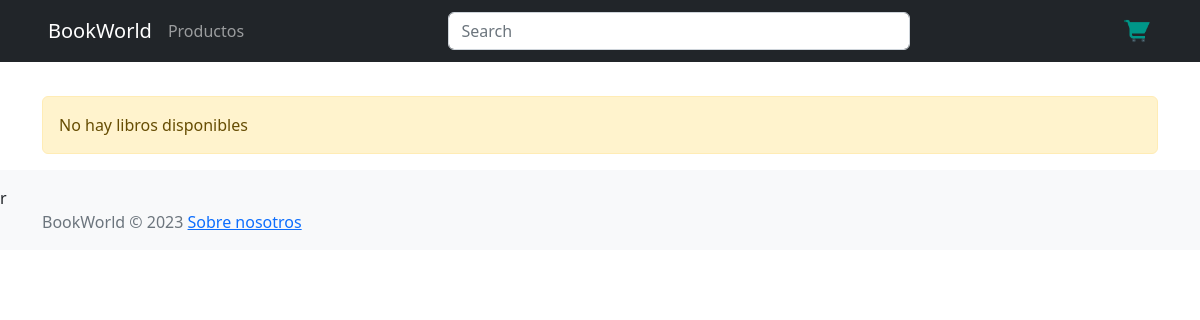
Before: /products/ with the older database file.
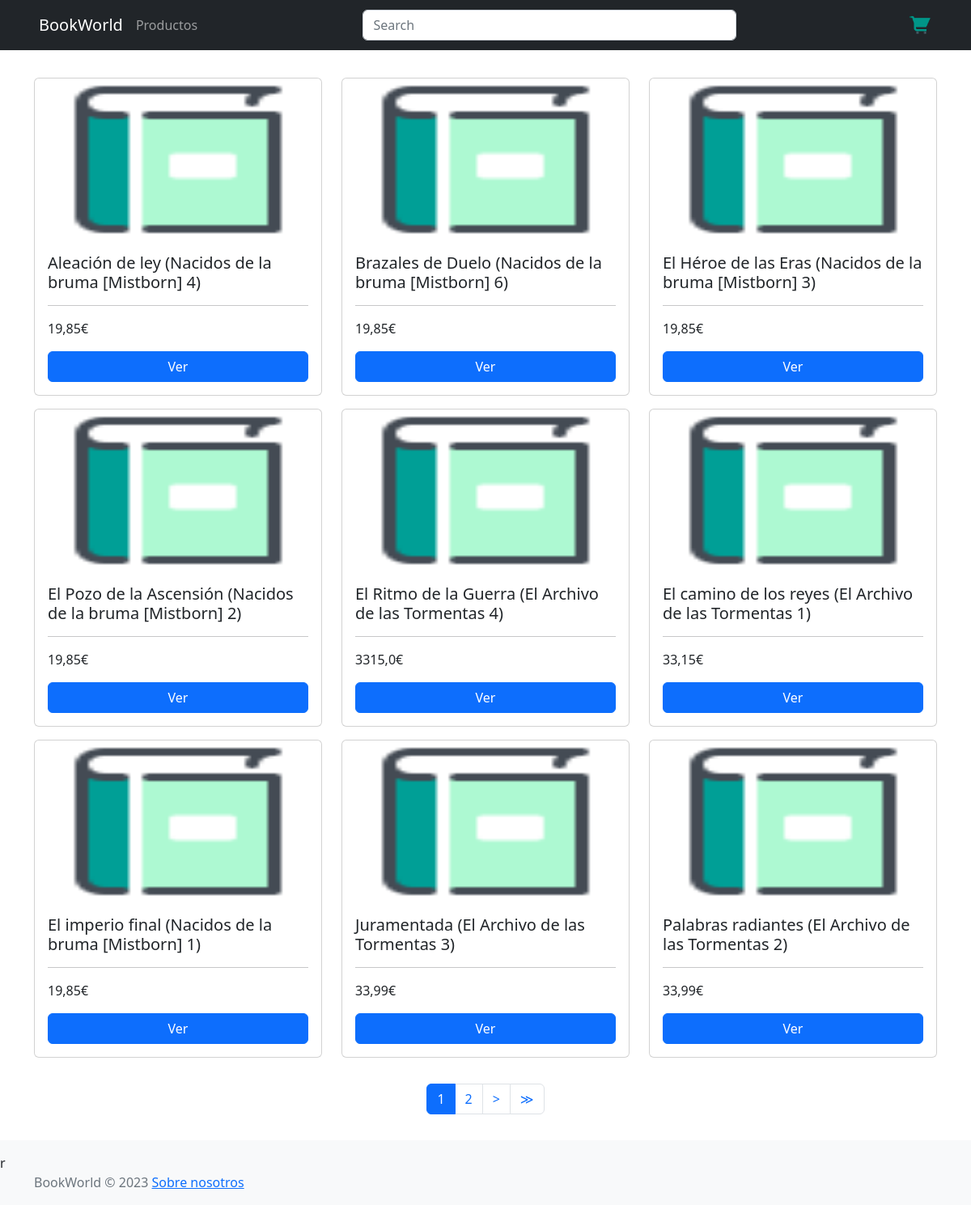
After: the same page with the newer database file.
### BookWorld/models/book.py (models this page shows)
class Book(models.Model):
    isbn = models.CharField(max_length=13, primary_key=True)
    title = models.CharField(max_length=150, blank=False, null=False)
    description = models.CharField(max_length=150, blank=False, null=False)
    author = models.ForeignKey("Author", null=False, on_delete=models.CASCADE)
    genre = models.CharField(max_length=150, blank=False, null=True)
    price = models.FloatField(max_length=150, blank=False, null=True)

### BookWorld/views.py (the view)
# urls.py: path('products/', views.products, name='products'),
def products(request):
    books_list = Book.objects.all().order_by('title')
    paginator = Paginator(books_list, 9)
    page = request.GET.get('page') or 1
    books = paginator.get_page(page)
    current_page = int(page)
    pages = range(1, books.paginator.num_pages + 1)
    return render(request, 'products.html', {'books': books, 'pages': pages, 'current_page': current_page})

### BookWorld/models/cart_total.py (called while the page is built)
def cart_total(request):
    total = 0
    if "cart" in request.session.keys():
        for key, value in request.session['cart'].items():
            total += int(value['acumulated'])
    return {'cart_total': total}

### templates/products.html (shortened to what this page needs)
{% load static %}
<!DOCTYPE html>
<html lang="en"/>
<head>
    <link rel="stylesheet" href="https://cdn.jsdelivr.net/npm/bootstrap@5.2.3/dist/css/bootstrap.min.css"
>
</head>
<body>
<header class="navbar navbar-dark bg-dark fixed-top container-fluid d-flex bd-highlight px-5">
    <div class="navbar-nav flex-row flex-fill bd-highlight">
        <a class="navbar-brand" href="/">BookWorld</a>
        <a class="nav-item nav-link" href="?page=1">Productos</a>
    </div>
    <div class="flex-fill bd-highlight">
        <form class="d-flex">
            <input class="form-control me-2" type="search" placeholder="Search" aria-label="Search"
                   href="/search">
        </form>
    </div>
    <div class="flex-fill bd-highlight">
        <nav class="navbar navbar-expand-lg text-light">
            <a class="nav-link ms-auto" aria-current="page" href="cart">
                <img src="../static/img/cart.png" width="30" height="30">
            </a>
        </nav>
    </div>
</header>
<div class="container mt-5 pt-5">
    {% if books %}
        {% for book in books %}
            {% if forloop.first %}
                <div class="row mb-3">{% endif %}
        <div class="col-4">
            <div class="card box-shadow">
                <img src="{% static 'img/book.png' %}" class="card-img-top" alt="..."
                     style="height: 200px; width: 100%; display: block;">
                <div class="card-body">
                    <h5 class="card-title">{{ book.title }}</h5>
                    <hr/>
                    <p class="card-text">{{ book.price }}€</p>
                    <a href="{{ book.isbn }}" class="btn btn-primary w-100">Ver</a>
                </div>
            </div>
        </div>
        {% if forloop.counter|divisibleby:3 %}</div>
            <div class="row mb-3">{% endif %}
        {% if forloop.last %}</div>{% endif %}
        {% endfor %}
        {% include "pagination.html" %}
    {% else %}
        <div class="alert alert-warning" role="alert">No hay libros disponibles</div>
    {% endif %}
</div>
<footer class="footer  py-3 bg-light mt-3 ">r
    <div class="container">
        <span class="text-muted">BookWorld © <script>document.write(new Date().getFullYear())</script> </span>
        <span class="text-muted"><a href="https://www.youtube.com/watch?v=dQw4w9WgXcQ">Sobre nosotros</a></span>
    </div>
</footer>
</body>
</html>

Changed rows visible on the page:
added Book: title "Aleación de ley (Nacidos de la bruma [Mistborn] 4)", price "19,85"
added Book: title "Brazales de Duelo (Nacidos de la bruma [Mistborn] 6)", price "19,85"
added Book: title "El Héroe de las Eras (Nacidos de la bruma [Mistborn] 3)", price "19,85"
added Book: title "El Pozo de la Ascensión (Nacidos de la bruma [Mistborn] 2)", price "19,85"
added Book: title "El Ritmo de la Guerra (El Archivo de las Tormentas 4)", price "3315,0"
added Book: title "El camino de los reyes (El Archivo de las Tormentas 1)", price "33,15"
added Book: title "El imperio final (Nacidos de la bruma [Mistborn] 1)", price "19,85"
added Book: title "Juramentada (El Archivo de las Tormentas 3)", price "33,99"
added Book: title "Palabras radiantes (El Archivo de las Tormentas 2)", price "33,99"
Other visible differences:
new list line: "1"
new list line: "2"
text no longer shown: "No hay libros disponibles"
